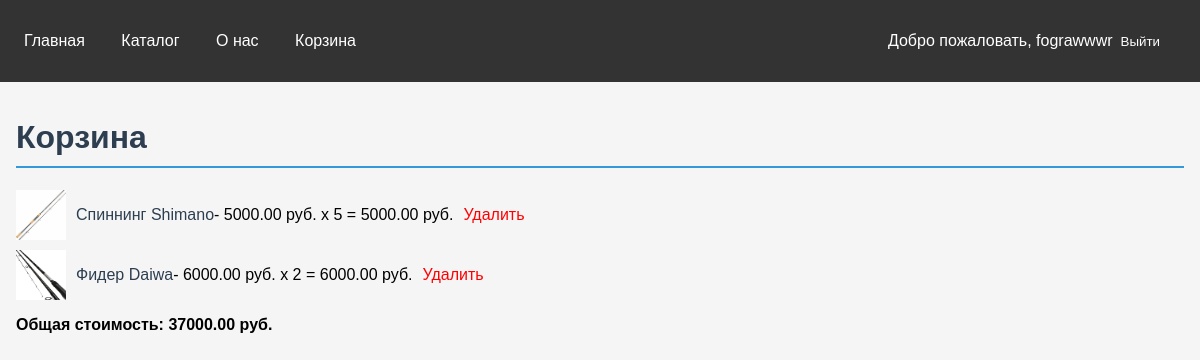
Before: /cart/ (signed in) with the older database file.
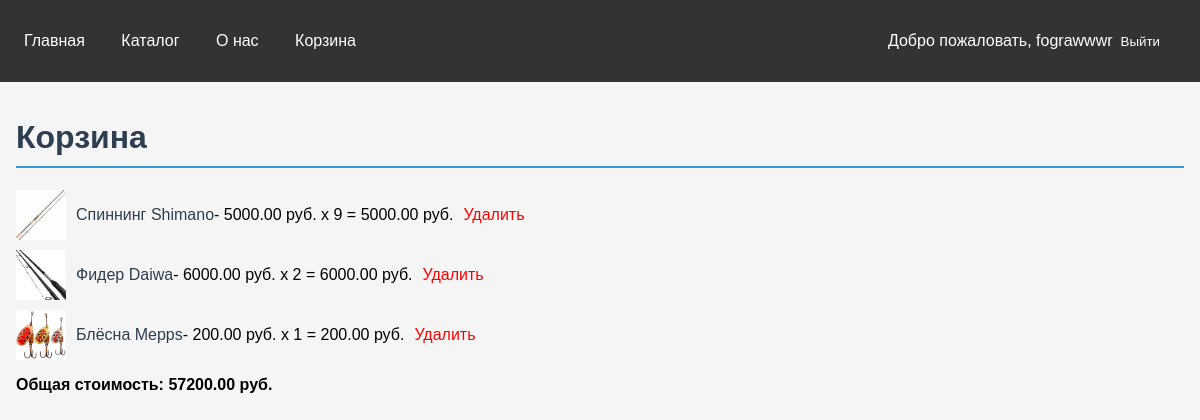
After: the same page with the newer database file.
### main/models.py (models this page shows, shortened)
class CartItem(models.Model):
    cart = models.ForeignKey(Cart, on_delete=models.CASCADE)
    product = models.ForeignKey(Product, on_delete=models.CASCADE)
    quantity = models.PositiveIntegerField(default=1)

class Product(models.Model):
    name = models.CharField(max_length=100)
    description = models.TextField()
    price = models.DecimalField(max_digits=10, decimal_places=2)
    category = models.ForeignKey(Category, on_delete=models.CASCADE, null=True, blank=True )
    stock = models.PositiveIntegerField(default=0)
    image = models.ImageField(upload_to='products/', null=True, blank=True)

### main/views.py (the view, shortened to what this page needs)
# urls.py: path('cart/', view_cart, name='cart'),
def view_cart(request):
    if request.user.is_authenticated:
        cart = Cart.objects.get(user=request.user)
        cart_items = CartItem.objects.filter(cart=cart)
        total_price = sum(item.product.price * item.quantity for item in cart_items)
    return render(request, 'main/cart.html', {'cart_items': cart_items, 'total_price': total_price})

### main/templates/main/cart.html (shortened to what this page needs)
{% extends 'main/base.html' %}
{% block content %}
    <div class="container" style="max-width: 1200px; margin: 0 auto;">
        <h1 style="color: #2c3e50; border-bottom: 2px solid #3498db; padding-bottom: 10px;">Корзина</h1>
        {% if cart_items %}
            <ul style="list-style: none; padding: 0;">
            {% for item in cart_items %}
                <li style="margin-bottom: 10px; display: flex; align-items: center;">
                    {% if item.product.image %}
                        <img src="{{ item.product.image.url }}" alt="{{ item.product.name }}" width="50" height="50" style="margin-right: 10px;">
                    {% else %}
                        <img src="/media/default_product_image.jpg" alt="Default Image" width="50" height="50" style="margin-right: 10px;">
                    {% endif %}
                    <a href="{% url 'product_detail' pk=item.product.pk %}" style="color: #2c3e50; text-decoration: none;">
                        {{ item.product.name }}
                    </a>
                    - {{ item.product.price }} руб. x {{ item.quantity }} = {{ item.product.price|floatformat:2 }} руб.
                    {% if user.is_authenticated %}
                        <a href="{% url 'remove_from_cart' item_id=item.id %}" style="color: #ff0000; text-decoration: none; margin-left: 10px;">Удалить</a>
                    {% else %}
                        <a href="{% url 'remove_from_cart_anonymous' product_id=item.product.id %}" style="color: #ff0000; text-decoration: none; margin-left: 10px;">Удалить</a>
                    {% endif %}
                </li>
            {% endfor %}
            </ul>
            <p style="font-weight: bold;">Общая стоимость: {{ total_price|floatformat:2 }} руб.</p>
        {% else %}
            <p>Ваша корзина пуста.</p>
        {% endif %}
    </div>
{% endblock %}

### main/templates/main/base.html (shortened to what this page needs)
<!DOCTYPE html>
<html lang="ru">
<head>
</head>
<body>
    <header>
        <nav>
            <a href="{% url 'home' %}">Главная</a>
            <a href="{% url 'catalog' %}">Каталог</a>
            <a href="{% url 'about' %}">О нас</a>
            <a href="{% url 'cart' %}">Корзина</a>
        </nav>
        <div class="auth">
            {% if user.is_authenticated %}
                <p>Добро пожаловать, {{ user.username }}</p>
                <form action="{% url 'logout' %}" method="post" style="display: inline;">
                    <button type="submit" style="background: none; border: none; color: white; text-decoration: none; cursor: pointer; padding: 0.5rem; transition: all 0.3s;">Выйти</button>
                </form>
            {% endif %}
        </div>
    </header>
    <main>
        {% block content %}{% endblock %}
    </main>
</body>
</html>

### main/templates/main/base.html (style rules this page uses)
body { font-family: Arial, sans-serif; margin: 0; padding: 0; background-color: #f5f5f5; }
header { background-color: #333; color: white; padding: 1rem; display: flex; justify-content: space-between; align-items: center; }
nav a { color: white; text-decoration: none; margin-right: 1rem; padding: 0.5rem; transition: all 0.3s; }
.auth { display: flex; align-items: center; }
.auth form { display: flex; align-items: center; margin-right: 1rem; }
.auth button { padding: 0.5rem 1rem; background-color: #1877f2; color: white; border: none; border-radius: 4px; cursor: pointer; }
main { padding: 1rem; max-width: 1200px; margin: 0 auto; }

Changed rows visible on the page:
changed CartItem "Спиннинг Shimano": quantity "5" → "9"
added CartItem: product.image (picture), product.name "Блёсна Mepps", product.price "200.00", quantity "1"
Other visible differences:
{{ total_price|floatformat:2 }}: "37000.00" → "57200.00"
